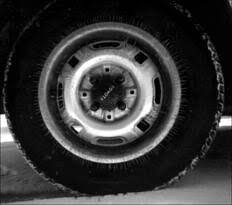
%> input picture tire.tif, 232 x 205 px
$ octave inversion_operation.m   (GNU Octave 9; MATLAB toolbox functions it lacks are replaced by stand-ins)
%> lines starting %> are read from the running program, lines starting %| are printed output that depends on the picture
clc;
clear all;
close all;
I = imread('tire.tif');
%> I is the input picture: size 205x232x3 uint8; min 0, max 255, mean 53.8
subplot(2,2,1)
imshow(I);
subplot(2,2,2)
imhist(I);
subplot(2,2,3)
imshow(255-I);
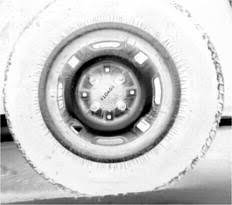
%> displayed picture: size 205x232x3, on the screen's scale of 0 to 255; min 0, max 255, mean 201.2
subplot(2,2,4)
imhist(255-I);
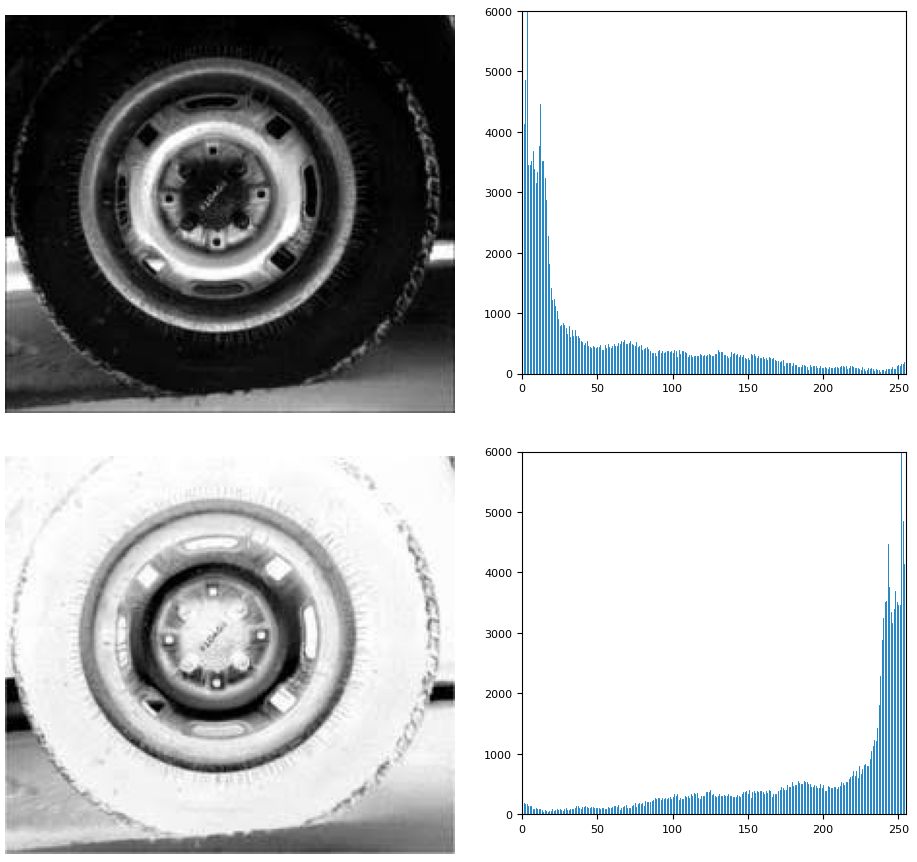
%> figure redrawn from the program's plot data, 4 panels

$ run again, with circuit.tif copied over tire.tif
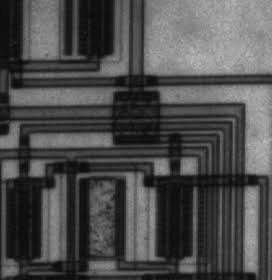
%> input picture circuit.tif, 272 x 280 px
%> I is the input picture: size 280x272x3 uint8; min 6, max 194, mean 76.3
%> `imshow(255-I);`:
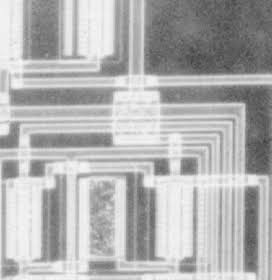
%> displayed picture: size 280x272x3, on the screen's scale of 0 to 255; min 61, max 249, mean 178.7
%> `imhist(255-I);`:
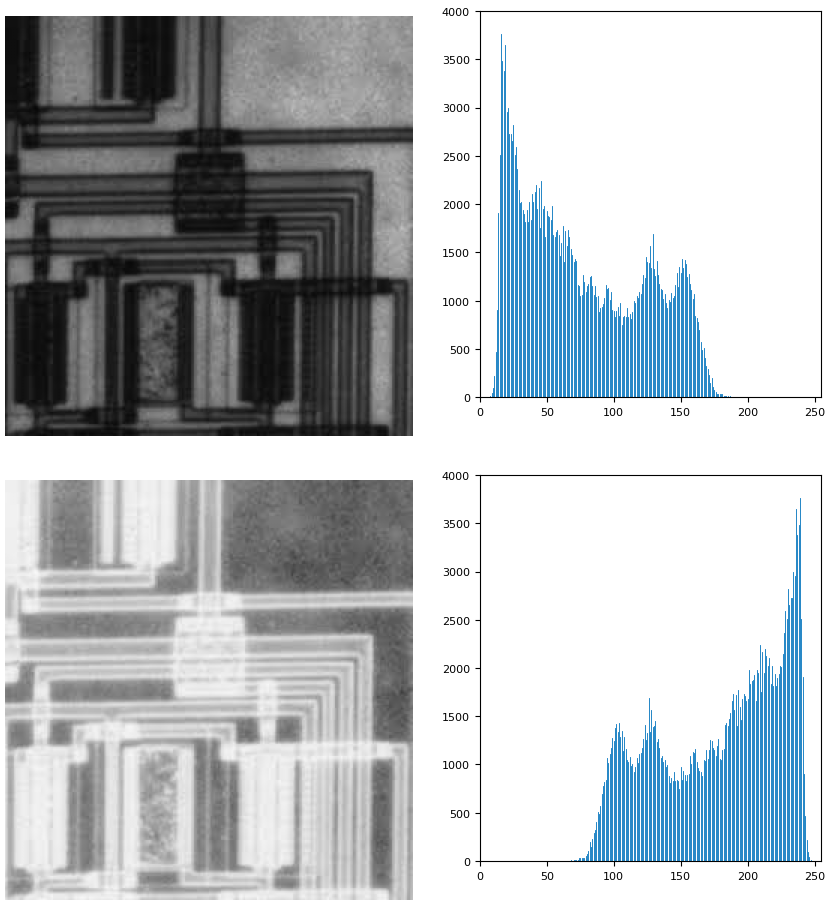
%> figure redrawn from the program's plot data, 4 panels
